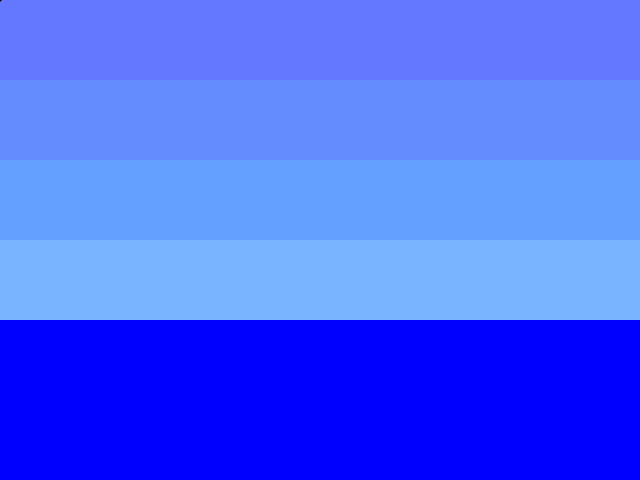
Frame 1 (no input)
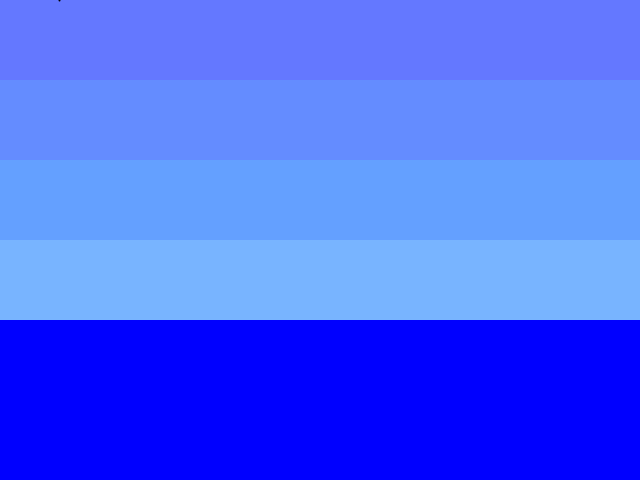
Frame 60 (the mouse pressed at the canvas centre just before this capture)
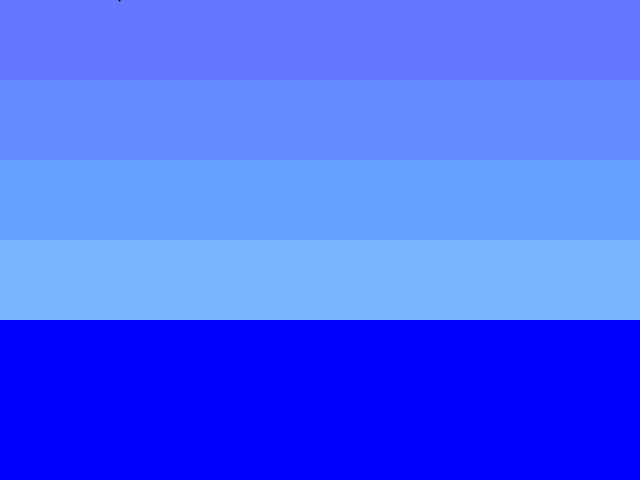
Frame 120 (the mouse held since frame 60 and released just before this capture)

The Processing sketch that drew these frames (run headless with seeded random() and noise(); from frame 60 on, the mouse is pressed at the canvas centre):

// Processing sketch: sailBoat_Class
// ── sailBoat_Class.pde
//intialize gloabl position variable
int boatX, sailX, boatCen, mastLen;
int hallWid, hallHigh, triBot, triTop;
SailBoat boat;

void setup() {
  size(640, 480); //set size of the plane
  boatX = 160;
  sailX = 40;
  boatCen = 300;
  mastLen = 150;
  hallWid = 160;
  hallHigh = 120;
  triBot = 275;
  triTop = 150;
  boat = new SailBoat(boatX, sailX, boatCen, mastLen, hallWid, hallHigh, triBot, triTop);
  /*boat = new SailBoat(160, 40, 300, 150, 160, 120, 275, 150); //initialize boat object*/
  //boat.drawBoat();
} //setup

void draw() {
  background(0, 0, 255); //set background used for color of water
  fill(100, 120, 255); //sets fill used for top of skyline
  noStroke(); //makes no outline around rectangle
  rect(0, 0, 640, 80); //draws rectangle used as the sky
  fill(100, 140, 255); //sets lighter color in skyline
  rect(0, 80, 640, 80); //draws lighter skyline color
  fill(100, 160, 255); //sets lighter color in skyline
  rect(0, 160, 640, 80); //draws next lihgter color in skyline
  fill(120, 180, 255); //sets lightest color in skyline
  rect(0, 240, 640, 80); //draws lightest color in skyline  
  boat.drawBoat();
  boat.sail();
} //draw  

// ── Class_SailBoat.pde
class SailBoat {
  int boatXPOS, sailXPOS, boatCenter, mastLength;
  int hallWidth, hallHeight, triangleBottom, triangleTop;
  
  SailBoat(int boatX, int sailX, int boatCen, int mastLen, int hallWid, int hallHigh, int triBot, int triTop) {
  int boatXPOS = boatX;
  int sailXPOS = sailX;
  int boatCenter = boatCen;
  int mastLength = mastLen;
  int hallWidth = hallWid;
  int hallHeight = hallHigh;
  int triangleBottom = triBot;
  int triangleTop = triTop;
  }//sailBoat
  
  void drawBoat() {
  fill(255, 255, 255); //sets color of boat to white
  /*arc(boatXPOS, 300, 160, 120, 0, PI); //draws hall of the boat as an arc*/
  arc(boatXPOS, boatCenter, hallWidth, hallHeight, 0, PI); //draws hall of the boat as an arc
  stroke(0); //makes stroke grey for the mast
  strokeWeight(2); //sets the strok weight to make line thicker
  /*line(boatXPOS, 300, boatXPOS, 150); //draws line used for mast*/
  line(boatXPOS, boatCenter, boatXPOS, mastLength); //draws line used for mast
  noStroke(); //eliminates stroke again
  fill(255, 255, 255); //sets sail color to white
  /*  triangle(sailXPOS, 275, boatXPOS, 150, boatXPOS, 275); //draws sail as a triangle*/
  triangle(sailXPOS, triangleBottom, boatXPOS, triangleTop, boatXPOS, triangleBottom); //draws sail as a triangle
  }//drawBoat
  
  void sail() {
    boatXPOS++;
    sailXPOS++;
  } //sail
} //Class

// ── Class_Sun.pde
/*class Sun {
  Sun() {
    
  }
  
  void drawSun() {
  fill(255, 255, 0); //sets color for sun
  ellipse(520, 80, 100, 100); //draws sun
  } //drawSun
 
  void updateSun() {
    
    
  } //updateSun
} //class*/
